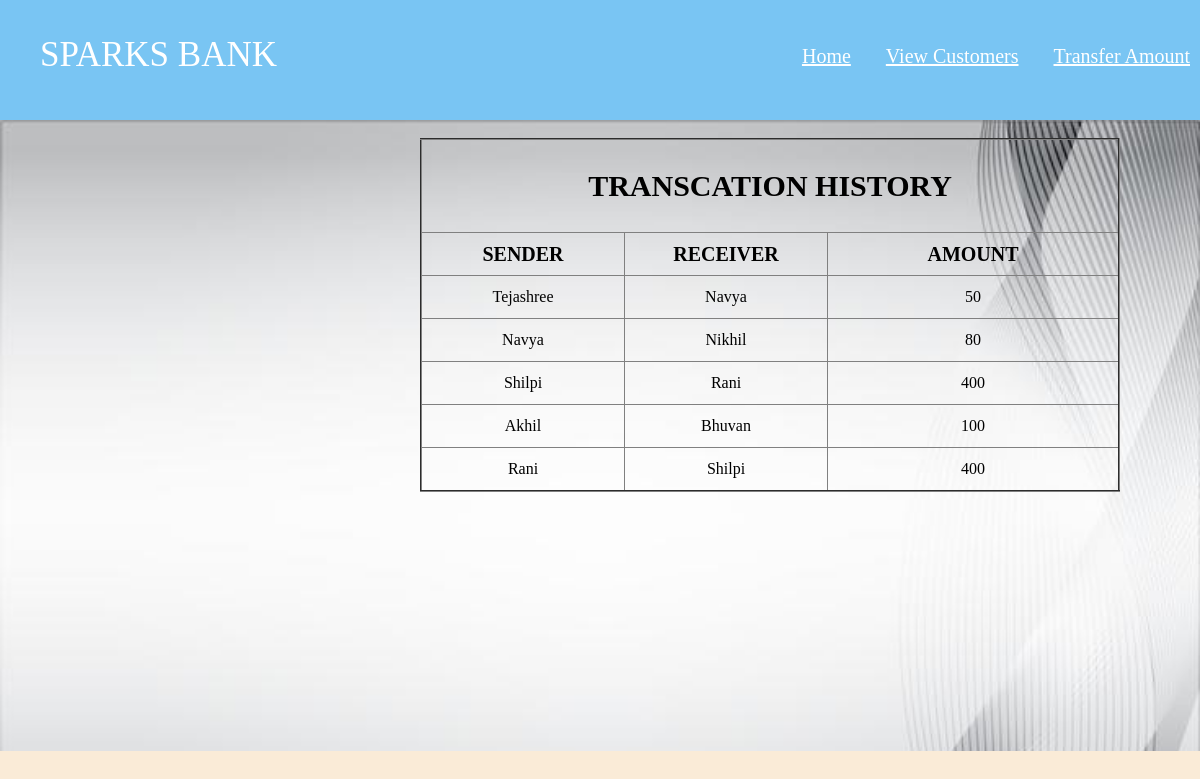
The page /view_transact.php on the database its author committed.
### tables this page shows
CREATE TABLE `transfer_details` (
  `Sender` varchar(100) NOT NULL,
  `Receiver` varchar(100) NOT NULL,
  `Amount` int(11) NOT NULL
);

### view_transact.php (the view, shortened to what this page needs)
<?php
   include "connection.php";
   $query="select Sender,Receiver,Amount from transfer_details";
   $result=mysqli_query($db,$query);
?>
<!DOCTYPE html>
<html>
<head>
	<link rel="stylesheet" type="text/css" href="style.css">
</head>
<body>
	<header>
		<ul id="left">
			<li>SPARKS BANK</li>
		</ul>
		<ul id="right">
			<li><a href="login.php">Home</a></li>
			<li><a href="customer.php">View Customers</a></li>
			<li><a href="transfer.php">Transfer Amount</a></li>
		</ul>
	</header>
    <section>
	    <div class="s_img">
	    <div class="box2">
        <br>
    	<table align="center" border="2px" style="width: 700px; border-collapse: collapse; line-height: 40px; text-align: center;">
            <tr style="font-size: 20px">
    			<th colspan="3"><h2>TRANSCATION HISTORY</h2></th>
    		</tr>
    		<tr style="font-size: 20px">
    			<th style="width: 200px"> SENDER </th>
    			<th style="width: 200px"> RECEIVER </th>
    			<th> AMOUNT </th>
    		</tr>
    		<?php
    		    while($rows=mysqli_fetch_assoc($result))
    		    {
    		?>
    		     <tr>
    		     	<td><?php echo $rows['Sender']; ?></td>
    		     	<td><?php echo $rows['Receiver']; ?></td>
    		     	<td><?php echo $rows['Amount']; ?></td>
    		     </tr>
    		<?php
    		    }
    		 ?>
    	</table>
</body>
</html>

### style.css (style rules this page uses)
body { margin:0; padding:0; border:0; outline:0; background: antiquewhite; }
a { color: white; }
header { background:#79C5F3; height:120px; }
section .s_img { background-image: url("I3.jpg"); margin-top: 0; height: 631px; background-repeat: no-repeat; background-size: cover; }
.box2 { width: 700px; align-content: center; margin-left: 420px; }
#left { float: left; font-size: 35px; color: white; }
ul li { list-style-type: none; }
#right { float: right; font-size: 20px; }
#right li { display: inline-block; margin-left: 10px; padding: 10px; padding-top: 25px; }

### rows shown on the page
transfer_details: Sender "Tejashree", Receiver "Navya", Amount "50"
transfer_details: Sender "Navya", Receiver "Nikhil", Amount "80"
transfer_details: Sender "Shilpi", Receiver "Rani", Amount "400"
transfer_details: Sender "Akhil", Receiver "Bhuvan", Amount "100"
transfer_details: Sender "Rani", Receiver "Shilpi", Amount "400"
